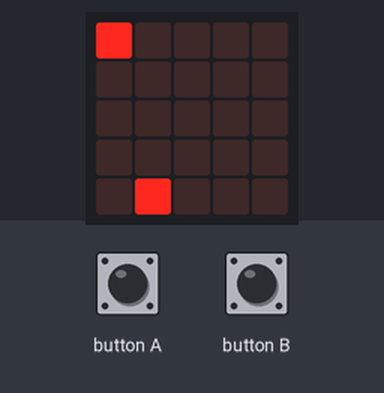
Bench run of a program on a simulated BBC micro:bit (MakeCode). On the bench: the board's 5×5 LED display. Inputs (shaded band) come from the test bench. Random numbers come from a fixed seed.

Above: at 1.2 s.
1.3 s: button A pressed for 0.15 s
At 2.1 s:
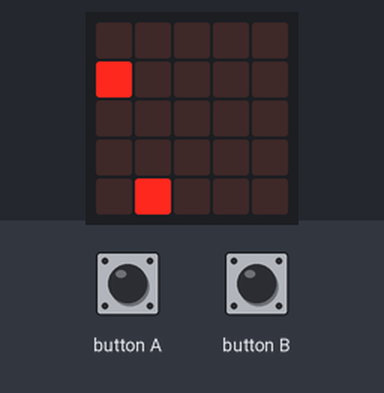
2.9 s: button B pressed for 0.15 s
At 3.4 s:
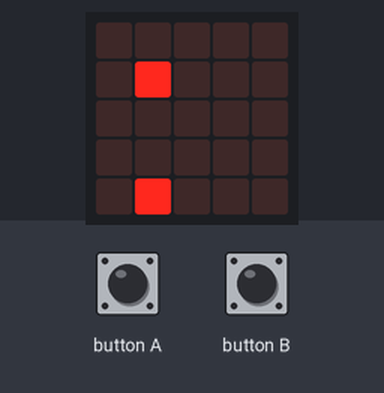
4.5 s: button A pressed for 0.15 s
At 5.8 s:
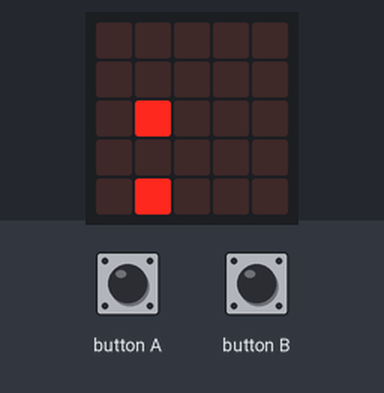
6.1 s: button B pressed for 0.15 s
At 7.0 s:
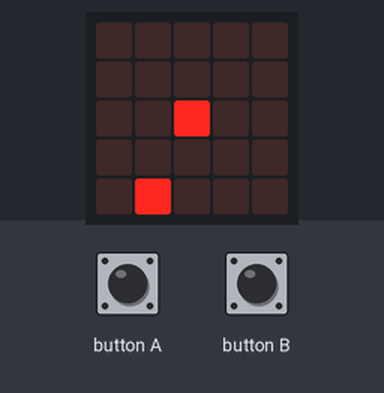
7.7 s: button A pressed for 0.15 s
At 8.2 s:
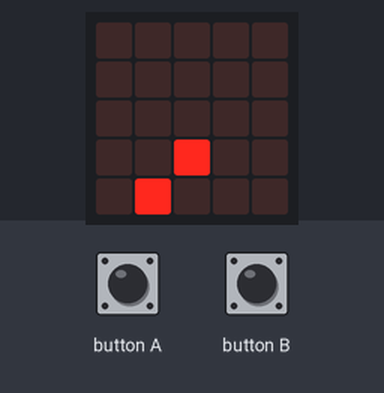
9.3 s: button B pressed for 0.15 s
At 10.6 s:
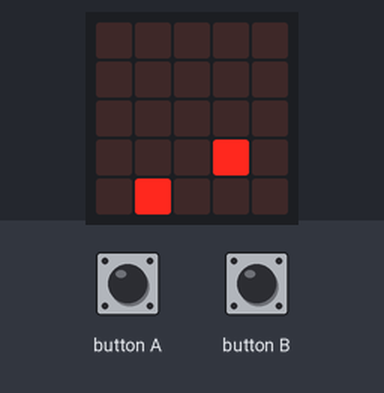
Timing chart, 0 to 11.9 s (numbered marks = the images above; inputs shaded):
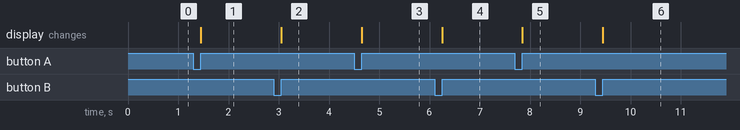

Measured:
- after the input at 1.3 s, the display: changes after 0.15 s (image 1)
- after the input at 2.9 s, the display: changes after 0.15 s (image 2)
- after the input at 4.5 s, the display: changes after 0.15 s (image 3)
- after the input at 6.1 s, the display: changes after 0.15 s (image 4)
- after the input at 7.7 s, the display: changes after 0.15 s (image 5)
- after the input at 9.3 s, the display: changes after 0.15 s (image 6)

The program:

main.ts
```typescript
input.onButtonPressed(Button.A, function () {
    if (a.get(LedSpriteProperty.Y) >= 4) {
        a.set(LedSpriteProperty.Y, 0)
    } else {
        a.change(LedSpriteProperty.Y, 1)
    }
    if (a.isTouching(b)) {
        game.addScore(1)
        control.reset()
    }
})
input.onButtonPressed(Button.B, function () {
    basic.clearScreen()
    if (a.get(LedSpriteProperty.X) > 4) {
        a.set(LedSpriteProperty.X, 0)
    } else {
        a.change(LedSpriteProperty.X, 1)
    }
    if (a.isTouching(b)) {
        game.addScore(1)
        control.reset()
    }
})
let b: game.LedSprite = null
let a: game.LedSprite = null
game.setScore(0)
a = game.createSprite(0, 0)
b = game.createSprite(randint(0, 4), randint(0, 4))
basic.forever(function () {
    if (game.score() == 5) {
        basic.showString("win!")
    }
})
```

test.ts
```typescript
// 在這裡測試；當此封包作為擴充功能時，將不會編譯此內容。
```
